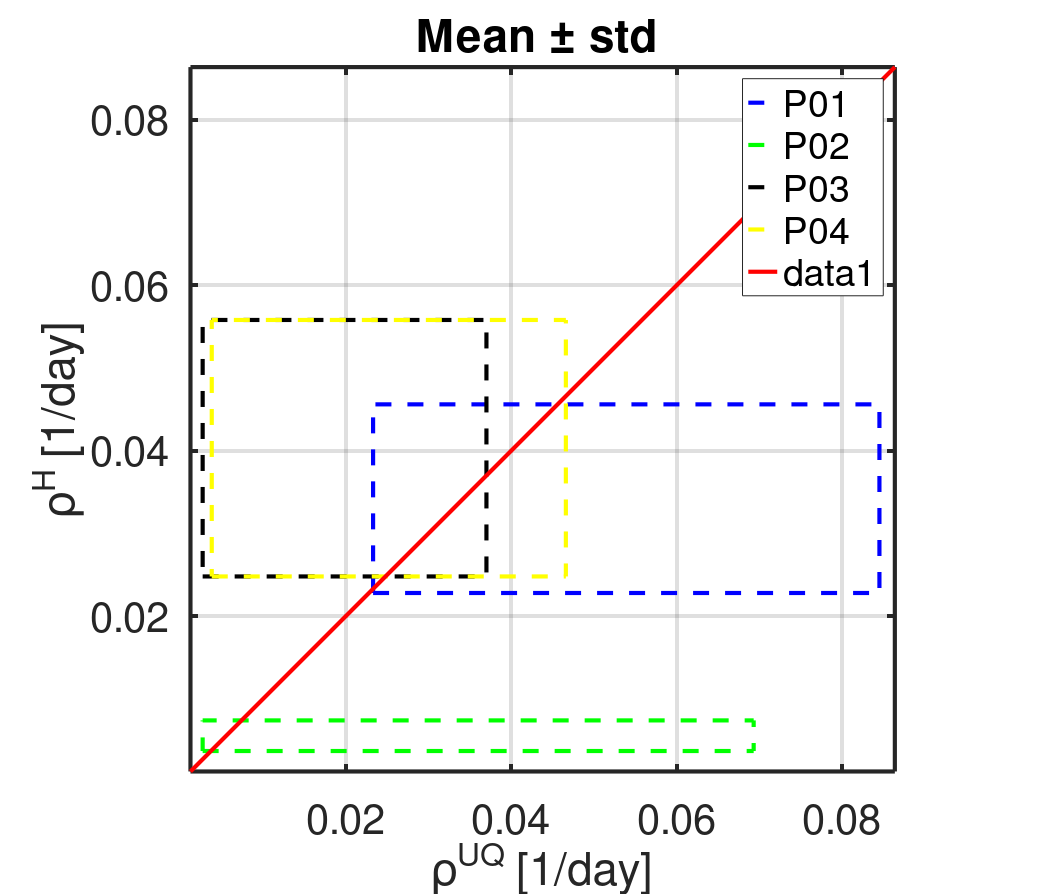

Here is the MATLAB script that generated this plot:
%========================================
%
%   Correlation plot between proliferation rate from:
%   - UQ inference
%   - histology inference
%
%========================================



%plotting set up
fs=30;
lw = 2;

rhoRange = [2.7e-03, 1.9e-01]; %[1/day]

% Rho from UQ inference Mean /pm std
P01rhoUQ = [ 0.0233    0.0845];
P07rhoUQ = [ 0.0027    0.0693];
P11rhoUQ = [ 0.0027    0.0370];
P22rhoUQ = [ 0.0038    0.0466];

% MAP \pm std
% P01rhoUQ = [ max(0.0288 - 0.0306, rhoRange(1)),   min(0.0288 + 0.0306, rhoRange(2)) ];
% P07rhoUQ = [ max(0.0238 - 0.0336, rhoRange(1)),   min(0.0238 + 0.0336, rhoRange(2)) ];
% P11rhoUQ = [ max(0.0133 - 0.0174, rhoRange(1)),   min(0.0133 + 0.0174, rhoRange(2)) ];
% P22rhoUQ = [ max(0.00846 - 0.02144, rhoRange(1)),   min(0.00846 + 0.02144, rhoRange(2)) ];



% 95 % CI
% P01rhoUQ = [ 0.0173, 0.1388];
% P07rhoUQ = [ 0.0084   0.1396];
% P11rhoUQ = [0.0072,  0.0851];
% P22rhoUQ = [ 0.0059,  0.0879];

%65 % CI
% P01rhoUQ = [0.0280,0.0770];
% P07rhoUQ = [ 0.0119   0.0588];
% P11rhoUQ = [0.0109, 0.0229];
% P22rhoUQ = [ 0.0101,  0.03719];


% Rho from Histology (assume cell cycle of 4-8 days) 
P01rhoH = [ 0.0228     0.0456];
P07rhoH = [ 0.0037     0.0074];
P11rhoH = [ 0.0248     0.0558];
P22rhoH = [ 0.0248     0.0558];

% Points of the squres
P01x = [ P01rhoUQ(1), P01rhoUQ(2), P01rhoUQ(2), P01rhoUQ(1), P01rhoUQ(1)];
P01y = [ P01rhoH(1),  P01rhoH(1),  P01rhoH(2),  P01rhoH(2),  P01rhoH(1) ];

P07x = [ P07rhoUQ(1), P07rhoUQ(2), P07rhoUQ(2), P07rhoUQ(1), P07rhoUQ(1)];
P07y = [ P07rhoH(1),  P07rhoH(1),  P07rhoH(2),  P07rhoH(2),  P07rhoH(1) ];

P11x = [ P11rhoUQ(1), P11rhoUQ(2), P11rhoUQ(2), P11rhoUQ(1), P11rhoUQ(1)];
P11y = [ P11rhoH(1),  P11rhoH(1),  P11rhoH(2),  P11rhoH(2),  P11rhoH(1) ];

P22x = [ P22rhoUQ(1), P22rhoUQ(2), P22rhoUQ(2), P22rhoUQ(1), P22rhoUQ(1)];
P22y = [ P22rhoH(1),  P22rhoH(1),  P22rhoH(2),  P22rhoH(2),  P22rhoH(1) ];

% Compute mid points for correlations
P01midUQ = P01rhoUQ(1) + 0.5 * (P01rhoUQ(2) - P01rhoUQ(1));
P07midUQ = P07rhoUQ(1) + 0.5 * (P07rhoUQ(2) - P07rhoUQ(1));
P11midUQ = P11rhoUQ(1) + 0.5 * (P11rhoUQ(2) - P11rhoUQ(1));
P22midUQ = P22rhoUQ(1) + 0.5 * (P22rhoUQ(2) - P22rhoUQ(1));

P01midH = P01rhoH(1) + 0.5 * (P01rhoH(2) - P01rhoH(1));
P07midH = P07rhoH(1) + 0.5 * (P07rhoH(2) - P07rhoH(1));
P11midH = P11rhoH(1) + 0.5 * (P11rhoH(2) - P11rhoH(1));
P22midH = P22rhoH(1) + 0.5 * (P22rhoH(2) - P22rhoH(1));




figure;
set(gca,'Fontsize',fs);
hold on

rhoRange = rhoRange./2.2;
 axis([rhoRange(1),rhoRange(2),rhoRange(1), rhoRange(2)])
% set(gca,'XScale','log');
% set(gca,'YScale','log');
set(gca,'linewidth',3) 
axis square;

plot(P01x, P01y, 'b--', 'LineWidth', 3);
plot(P07x, P07y, 'g--', 'LineWidth', 3);
plot(P11x, P11y, 'k--', 'LineWidth', 3);
plot(P22x, P22y, 'y--', 'LineWidth', 3);


% legend('P01','P07','P11','P22')
legend('P01','P02','P03','P04')
plot( rhoRange,rhoRange,'r-','LineWidth', 3)

title('Mean \pm std ')

xlabel('\rho^{UQ} [1/day]');
ylabel('\rho^{H} [1/day]');

box on;  grid on

set(gcf, 'Position', [100, 100, 1049, 895]);
set(gcf,'papersize',[400,400]);
set(gcf,'PaperPositionMode','auto')
print('Histo_MeanSTD_Linear','-djpeg')


